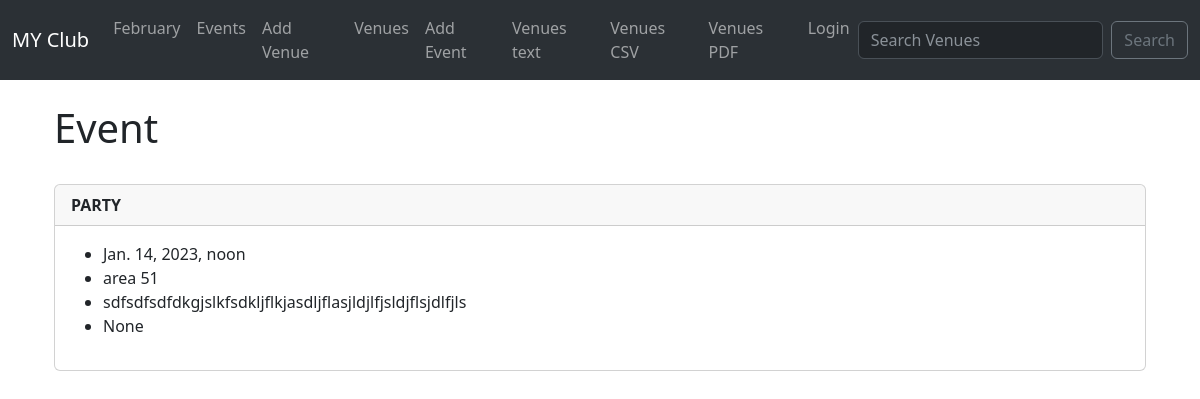
/show_event/2, run on an earlier commit of the app's database.
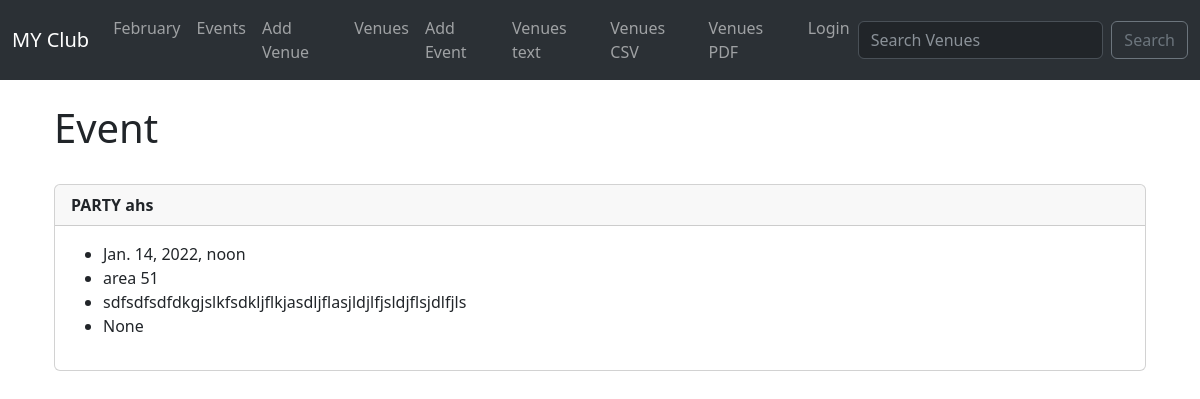
And on a later commit of the database.
### events/models.py (models this page shows, shortened)
class Event(models.Model):
	name = models.CharField('Event Name', max_length=120)
	event_date = models.DateTimeField('Event Date')
	venue = models.ForeignKey(Venue, blank=True, null=True, on_delete=models.CASCADE)
	manager = models.ForeignKey(User, blank=True, null=True, on_delete=models.SET_NULL)
	description = models.TextField(blank=True)
	attendees = models.ManyToManyField(Member, blank=True)

class Venue(models.Model):
	name = models.CharField('Venue Name', max_length=120)
	address = models.CharField(max_length=120, blank=True)
	zip_code = models.CharField('Zip_code', max_length=120, blank=True)
	phone = models.CharField('Contact Phone', max_length=120, blank=True)
	web = models.URLField('Website Address', blank=True)
	email_address = models.EmailField('Email Address', blank=True)
	def __str__(self):
		return self.name

### events/views.py (the view)
# urls.py: path('show_event/<event_id>', views.show_event, name='show_event'),
def show_event(request, event_id):
	event = Event.objects.get(pk=event_id)
	return render(request, "events/show_event.html",{
		'event': event
		})

### events/templates/events/show_event.html
{% extends 'events/base.html' %}
{% block content %}
<div class="container">
<h1>Event</h1>
<br/>
<div class="card ">
  <div class="card-header">
    <strong>{{ event.name }}</strong>
  </div>
  <div class="card-body">
  	<ul>
  		<li>{{ event.event_date }}</li>
    	<li>{{ event.venue }}</li>
    	<li>{{ event.description }}</li>
      <li>{{ event.manager }}
	</ul>
</div>
</div>
<br/>
{%  endblock %}

What changed in the data, as far as the page shows it:
changed Event "sdfsdfsdfdkgjslkfsdkljflkjasdljflasjldjlfjsldjflsjdlfjls": name "PARTY" → "PARTY ahs"; event_date "Jan. 14, 2023, noon" → "Jan. 14, 2022, noon"
